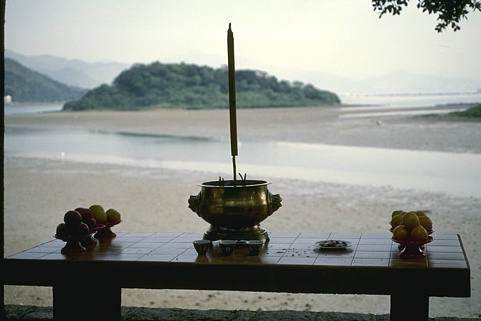
#> input picture edge_algos/data/120003.jpg, 481 x 321 px; its folder holds only this picture in this run
$ python laplacian.py data/120003.jpg   (Python 2 division)   (older library calls are emulated)
#> lines starting #> are read from the running program, lines starting #| are printed output that depends on the picture
import numpy as np
from scipy.ndimage.filters import convolve, gaussian_filter
from scipy.misc import imread, imshow, imsave
import sys
import matplotlib.pyplot as plt
import os
import glob

np.set_printoptions(threshold=np.nan)

def Laplacian(im, blur = 1):
	im = np.array(im, dtype=float)
	im2 = convolve(im,[[-1,-1,-1],[-1,8,-1],[-1,-1,-1]])

	return im2

if __name__=="__main__":
	path = 'data/'

	path_save = 'Laplacian/'

	if not os.path.exists(path_save):
		os.makedirs(path_save)

	file_total = len(os.listdir(path))
	i = 1
	for filename in os.listdir(path):
		if not filename.endswith('.jpg'):
			continue
		input_im = path + filename
		print filename
		im = imread(input_im, mode="L") #Open image, convert to greyscale
#> im: shape (321, 481); min 1, max 254, mean 146.6
		finalEdges = Laplacian(im)
#> in Laplacian, `im2 = convolve(im,[[-1,-1,-1],[-1,8,-1],[-1,-1,-1]])`:
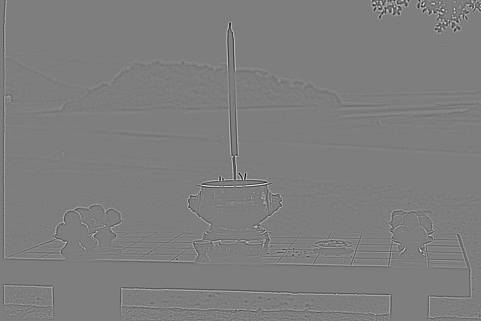
#> im2: shape (321, 481) float64; min -1148, max 1169, mean 0; drawn with min black and max white
		imsave(path_save + filename,finalEdges)
		print i,'of',file_total,'done.'
		i+=1

	# [4 lines of commented-out code are left out]

$ run again, on edge_algos/data/178054.jpg
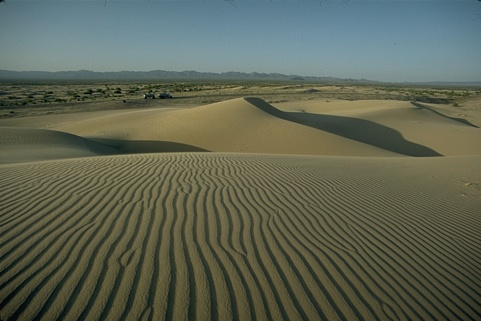
#> input picture edge_algos/data/178054.jpg, 481 x 321 px
#> `im = imread(input_im, mode="L")`:
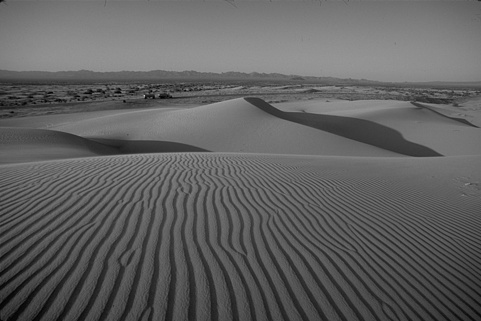
#> im: shape (321, 481); min 1, max 200, mean 96.2
#> in Laplacian, `im2 = convolve(im,[[-1,-1,-1],[-1,8,-1],[-1,-1,-1]])`:
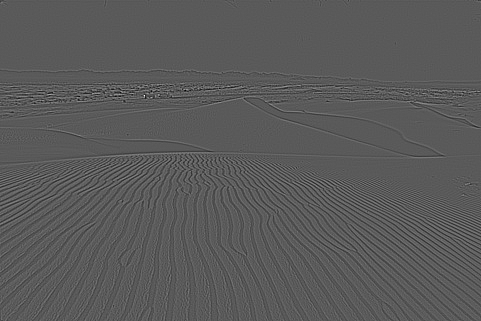
#> im2: shape (321, 481) float64; min -496, max 907, mean 0; drawn with min black and max white

$ run again, on edge_algos/data/179084.jpg
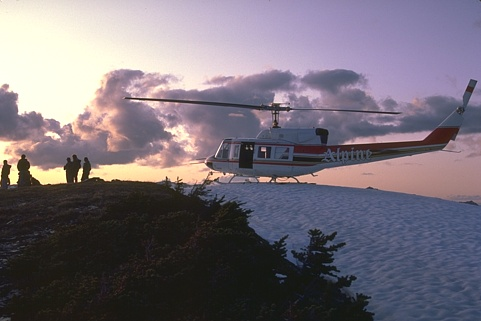
#> input picture edge_algos/data/179084.jpg, 481 x 321 px
#> `im = imread(input_im, mode="L")`:
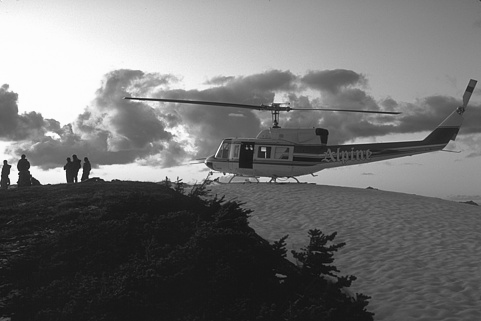
#> im: shape (321, 481); min 13, max 254, mean 113.3
#> in Laplacian, `im2 = convolve(im,[[-1,-1,-1],[-1,8,-1],[-1,-1,-1]])`:
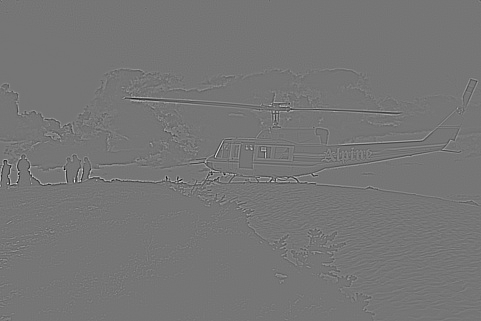
#> im2: shape (321, 481) float64; min -1003, max 1163, mean 0; drawn with min black and max white

$ run again, on edge_algos/data/188091.jpg
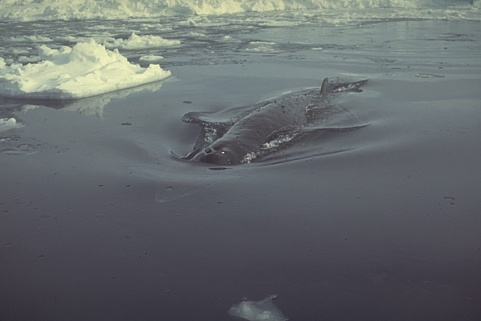
#> input picture edge_algos/data/188091.jpg, 481 x 321 px
#> `im = imread(input_im, mode="L")`:
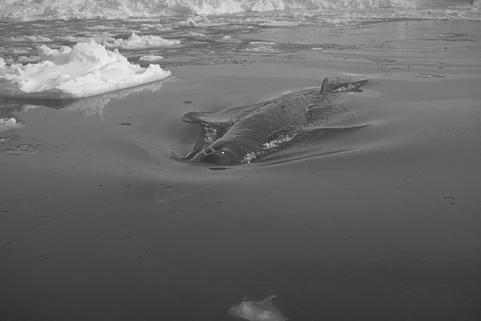
#> im: shape (321, 481); min 38, max 243, mean 104.3
#> in Laplacian, `im2 = convolve(im,[[-1,-1,-1],[-1,8,-1],[-1,-1,-1]])`:
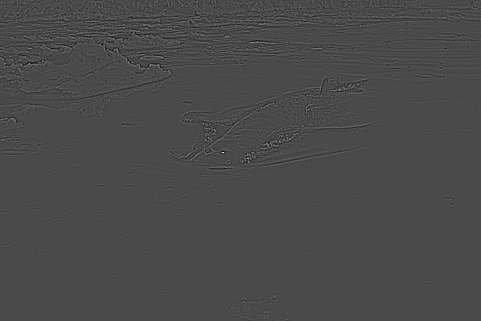
#> im2: shape (321, 481) float64; min -447, max 1084, mean 0; drawn with min black and max white

$ run again, on edge_algos/data/134049.jpg
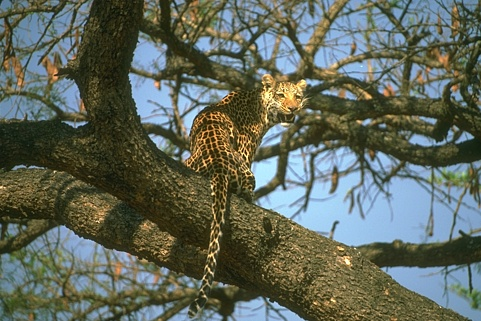
#> input picture edge_algos/data/134049.jpg, 481 x 321 px
#> `im = imread(input_im, mode="L")`:
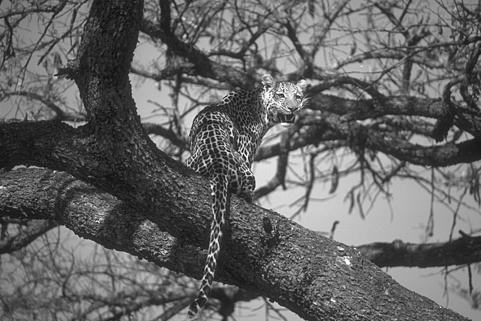
#> im: shape (321, 481); min 12, max 252, mean 100.1
#> in Laplacian, `im2 = convolve(im,[[-1,-1,-1],[-1,8,-1],[-1,-1,-1]])`:
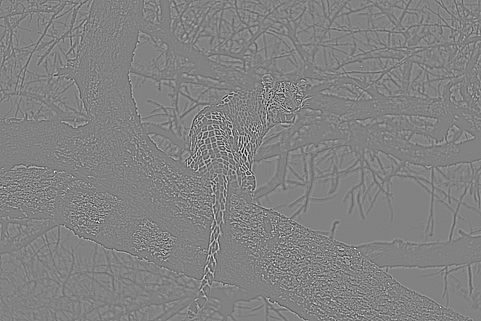
#> im2: shape (321, 481) float64; min -1024, max 981, mean 0; drawn with min black and max white
